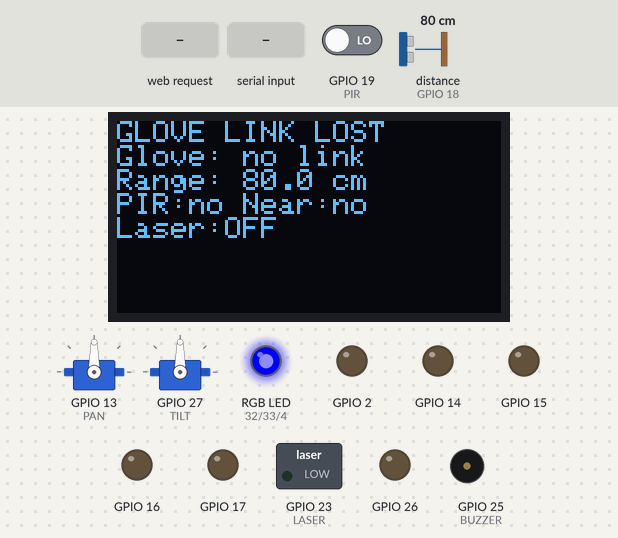
The sketch below on a simulated ESP32. Shown: 128×64 one-colour display, 2 × servo, switched loads named in the sketch (green lamp = pin HIGH), an RGB LED mixed from three pins (HIGH = lit), output pins drawn as LEDs (lit = HIGH), buzzer (waves = sounding, pin HIGH). Wiring (inferred from the names in the program): ultrasonic range finder: trigger GPIO 5; echo GPIO 18. The test bench sets the inputs (shaded band); at power-on: distance to the obstacle (sensor on GPIO 18) 80 cm, GPIO 19 (PIR) LOW. The echo pulse lasts 58.3 µs per cm; nothing arrives over Bluetooth unless stated; pins used as bus, display or sensor lines are not drawn; what the sketch prints to the serial monitor is not drawn.

Above: at 0.65 s.
1.3 s: distance to the obstacle (sensor on GPIO 18) set to 2 cm
At 1.8 s:
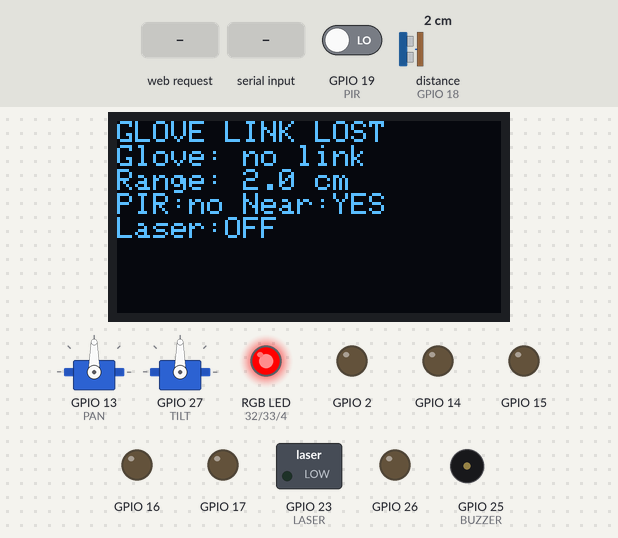
4.3 s: HTTP request GET /api/source?v=web received
At 6.8 s:
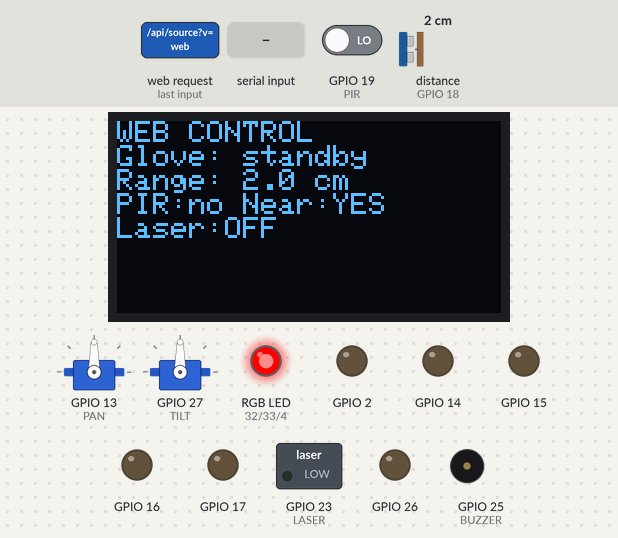
7.3 s: "t" received over Serial
At 8.2 s:
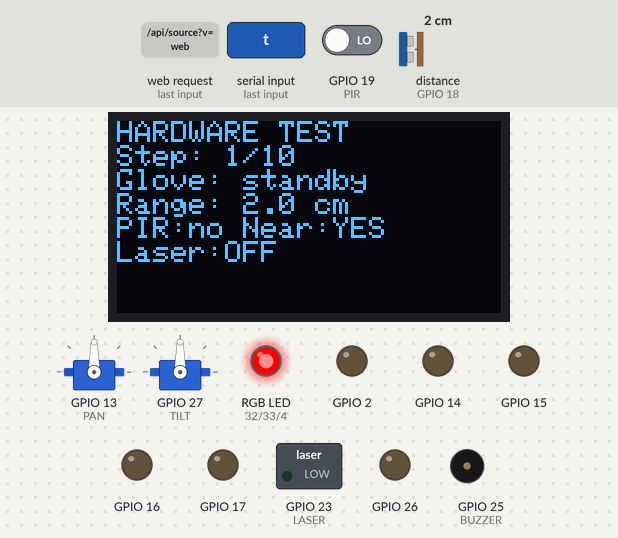
10.3 s: distance to the obstacle (sensor on GPIO 18) set to 60 cm
At 11.2 s:
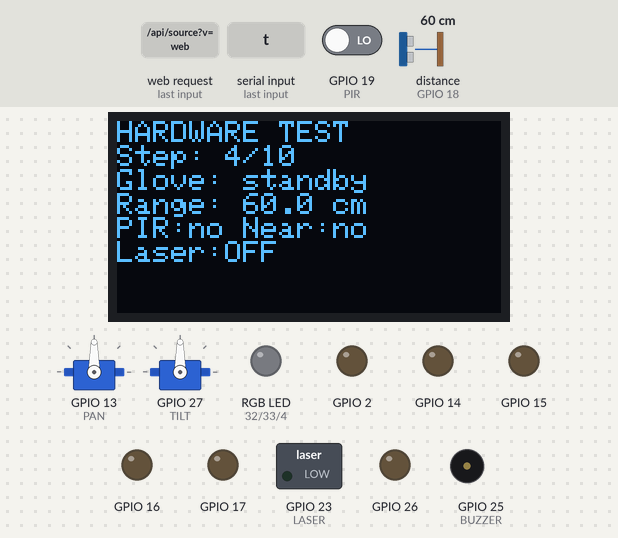
13.1 s: "glove" received over Serial
At 13.6 s:
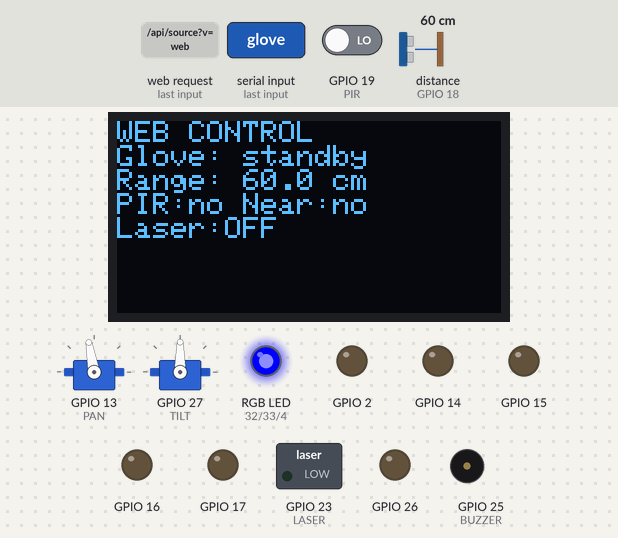
14.8 s: "V,45\n" received over Serial
At 15.1 s:
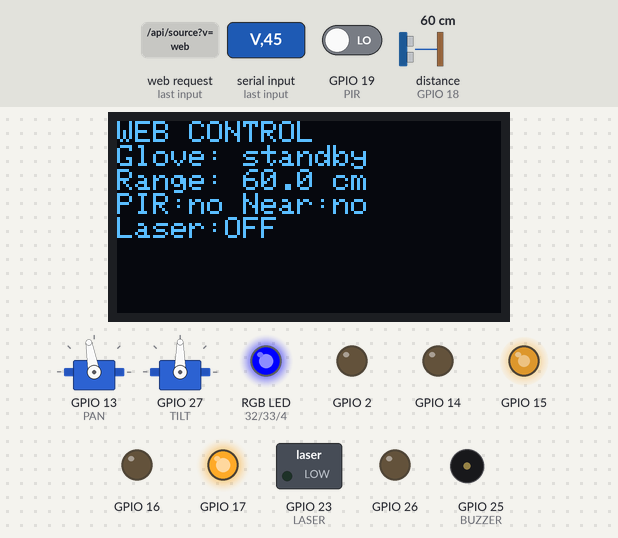
Timing chart, 0 to 17.8 s (numbered marks = the images above; inputs shaded):
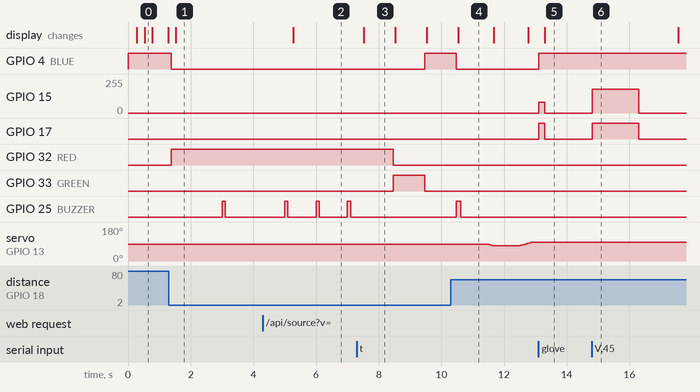

Measured:
- after the input at 1.3 s, GPIO 4 (BLUE): HIGH → LOW after 0.08 s; GPIO 32 (RED): LOW → HIGH after 0.08 s; GPIO 25 (BUZZER): LOW → HIGH after 1.7 s, → LOW 0.10 s later; the display: changes after 0.23 s (image 1)
- after the input at 4.3 s, GPIO 25 (BUZZER): alternates HIGH for 0.10 s and LOW for 0.90 s, starting after 1.7 s; the display: changes after 0.98 s (image 2)
- after the input at 7.3 s, GPIO 4 (BLUE): LOW → HIGH after 2.2 s; GPIO 32 (RED): HIGH → LOW after 1.2 s; GPIO 33 (GREEN): LOW → HIGH after 1.2 s, → LOW 1.0 s later; GPIO 25 (BUZZER): stops changing and stays LOW; the display: changes after 0.23 s (image 3)
- after the input at 10.3 s, the display: changes after 0.24 s (image 4)
- after the input at 13.1 s, GPIO 4 (BLUE): LOW → HIGH at once; GPIO 15: 0/255 → 80/255 at once, → 0/255 0.20 s later
- after the input at 14.8 s, GPIO 15: 0/255 → 179/255 at once, → 0/255 1.5 s later; GPIO 17: LOW → HIGH at once, → LOW 1.5 s later
- what the display in image 3 shows lasts 1.0 s, from 7.5 s to 8.5 s

The sketch:

turret.ino
```cpp
#include <Arduino.h>
#include <Wire.h>
#include <ESP32Servo.h>
#include <Adafruit_GFX.h>
#include <Adafruit_SSD1306.h>
#include <BLEDevice.h>
#include <BLEClient.h>
#include <BLEScan.h>
#include <WiFi.h>
#include <WebServer.h>
#include "WheelDrive.h"
#include "web_ui.h"

const char *SERVICE = "60184255-b28e-4200-a001-000000000001";
const char *DATA = "60184255-b28e-4200-a001-000000000002";
constexpr int PAN=13, TILT=27, TRIG=5, ECHO=18, PIR=19;
constexpr int LASER=23, BUZZER=25, RED=32, GREEN=33, BLUE=4;
// These outputs drive module logic inputs or transistor drivers, never loads.
constexpr bool RGB_COMMON_ANODE = false;
constexpr uint8_t OLED_ADDRESS = 0x3C;
constexpr bool PASSIVE_BUZZER = false; // true: tone(); false: active buzzer
Servo panServo, tiltServo;
WheelDrive wheels;
// Who drives the wheels: the glove over BLE, or the web page over WiFi.
enum Source { SRC_GLOVE, SRC_WEB };
Source source=SRC_GLOVE;
WebServer server(80);
// Phone and laptop join this network, then open http://192.168.4.1
const char *AP_SSID="GestureSentry";
const char *AP_PASS="sentry-drive";  // WPA2 needs at least 8 characters
int glovePan=90, gloveTilt=90;
Adafruit_SSD1306 display(128, 64, &Wire, -1);
bool oledOK=false, motion=false, nearObject=false;
BLEClient *client;
BLERemoteCharacteristic *remoteData=nullptr;
int pan=90, tilt=90, targetPan=90, targetTilt=90;  // servos stay centered; only the hardware test moves them
float distanceCm=-1;
uint32_t lastPacket=0, lastSequence=0, laserUntil=0;
uint32_t lastRead=0, lastServo=0, lastSense=0, lastDisplay=0, lastScan=0;
bool haveSequence=false, laserOn=false, wasEnabled=false;
uint32_t beepUntil=0;
bool diagnostic=false;
uint32_t diagnosticStarted=0;
int diagnosticPhase=-1;

void rgb(bool r, bool g, bool b) {
  digitalWrite(RED, r != RGB_COMMON_ANODE);
  digitalWrite(GREEN, g != RGB_COMMON_ANODE);
  digitalWrite(BLUE, b != RGB_COMMON_ANODE);
}
void buzzer(bool on) {
  if (PASSIVE_BUZZER) { if (on) tone(BUZZER, 2000); else noTone(BUZZER); }
  else digitalWrite(BUZZER, on);
}
void laserOff() { digitalWrite(LASER, LOW); laserOn=false; }
bool fresh() {
  return client && client->isConnected() && haveSequence && millis()-lastPacket < 300;
}

void connectGlove() {
  laserOff();
  wheels.update(false,90,90);
  buzzer(false);
  remoteData=nullptr;
  haveSequence=false;
  BLEScan *scan = BLEDevice::getScan();
  scan->setActiveScan(true);
  // Synchronous scan: outputs remain off; servos hold during reconnection.
  auto results = scan->start(1, false);
  (void)results;
  BLEScanResults *found = scan->getResults();
  for (int i=0; i<found->getCount(); ++i) {
    BLEAdvertisedDevice device = found->getDevice(i);
    if (!device.haveServiceUUID() || !device.isAdvertisingService(BLEUUID(SERVICE))) continue;
    if (client->connect(&device)) {
      BLERemoteService *service = client->getService(SERVICE);
      if (service) remoteData = service->getCharacteristic(DATA);
      if (!remoteData || !remoteData->canRead()) {
        remoteData=nullptr;
        client->disconnect();
      }
    }
    break;
  }
  scan->clearResults();
}

void readGlove() {
  if (!client->isConnected() || !remoteData) return;
  auto value = remoteData->readValue();
  unsigned long seq, evSeq=0;
  int p,t, ev=0, consumed=0, more=0;
  if (sscanf(value.c_str(), "%lu,%d,%d%n", &seq,&p,&t,&consumed) != 3 ||
      p<30 || p>150 || t<45 || t>135) return;
  if (consumed != (int)value.length()) {   // glove firmware appends ",evSeq,evCode"; validated, then ignored
    if (sscanf(value.c_str()+consumed, ",%lu,%d%n", &evSeq,&ev,&more) != 2 ||
        consumed+more != (int)value.length() || ev<0 || ev>6) return;
  }
  if (!haveSequence || seq != lastSequence) {
    lastSequence=seq; haveSequence=true; lastPacket=millis();
    glovePan=p; gloveTilt=t;
  }
}

// Switching source stops both paths. Wheels stay disabled until 'd' enables glove drive.
void setSource(Source next) {
  laserOff(); buzzer(false);
  wheels.stopManual();
  wheels.mode(false);
  haveSequence=false;
  source=next;
}

void sendStatus() {
  char body[160];
  snprintf(body,sizeof(body),
    "{\"source\":\"%s\",\"link\":%d,\"command\":\"%s\",\"armed\":%d,\"cm\":%.1f}",
    source==SRC_WEB ? "web" : "glove", client->isConnected() ? 1 : 0,
    WheelDrive::name(wheels.current()), wheels.isArmed() ? 1 : 0, distanceCm);
  server.send(200,"application/json",body);
}

void handleSource() {
  String value=server.arg("v");
  if (value=="web") setSource(SRC_WEB);
  else if (value=="glove") setSource(SRC_GLOVE);
  else { server.send(400,"text/plain","v must be glove or web"); return; }
  sendStatus();
}

void handleDrive() {
  if (source!=SRC_WEB) { server.send(409,"text/plain","web control not selected"); return; }
  int throttle=constrain(server.arg("t").toInt(),-100,100);
  int steer=constrain(server.arg("s").toInt(),-100,100);
  wheels.setManual(throttle,steer);
  server.send(200,"text/plain","ok");
}

void sense() {
  digitalWrite(TRIG, LOW); delayMicroseconds(2);
  digitalWrite(TRIG, HIGH); delayMicroseconds(10); digitalWrite(TRIG, LOW);
  unsigned long duration = pulseIn(ECHO, HIGH, 25000);
  distanceCm = duration ? duration * 0.0343f / 2 : -1;
  // HC-SR501 needs about 60 seconds to settle after power-up.
  motion = millis()>60000 && digitalRead(PIR);
  nearObject = distanceCm>0 && distanceCm<30;
}

void scanBus() {
  Serial.println("I2C scan (turret SDA21/SCL22):");
  int count=0;
  for (uint8_t address=1;address<127;++address) {
    Wire.beginTransmission(address);
    if (Wire.endTransmission()==0) {
      Serial.printf("I2C ACK 0x%02X\n",address); ++count;
    }
  }
  Serial.printf("I2C devices=%d OLED buffer=%d servoPanHz=%lu servoTiltHz=%lu wheelAHz=%lu wheelBHz=%lu\n",
    count,oledOK,(unsigned long)ledcReadFreq(PAN),(unsigned long)ledcReadFreq(TILT),(unsigned long)ledcReadFreq(WheelDrive::ENA),(unsigned long)ledcReadFreq(WheelDrive::ENB));
  Serial.printf("I2C diagnostic uptime=%lu PIRraw=%d PIRwarmup=%d servoAttached=%d/%d wheelDuty=%lu/%lu\n",
    (unsigned long)millis(),digitalRead(PIR),millis()<60000,panServo.attached(),tiltServo.attached(),
    (unsigned long)ledcRead(WheelDrive::ENA),(unsigned long)ledcRead(WheelDrive::ENB));
  Serial.println("ACK/configuration does not prove visible display or physical movement.");
}

void diagnosticTick(uint32_t now) {
  int phase=(now-diagnosticStarted)/1000;
  if (phase==diagnosticPhase) return;
  diagnosticPhase=phase;
  buzzer(false); rgb(false,false,false);
  switch (phase) {
    case 0: Serial.println("TEST RGB RED + OLED text"); rgb(true,false,false); break;
    case 1: Serial.println("TEST RGB GREEN"); rgb(false,true,false); break;
    case 2: Serial.println("TEST RGB BLUE"); rgb(false,false,true); break;
    case 3: Serial.println("TEST BUZZER 150ms"); break;
    case 4: Serial.println("TEST PAN -> 80 degrees"); targetPan=80; break;
    case 5: Serial.println("TEST PAN -> 100 degrees"); targetPan=100; break;
    case 6: Serial.println("TEST PAN -> 90 degrees"); targetPan=90; break;
    case 7: Serial.println("TEST TILT -> 80 degrees"); targetTilt=80; break;
    case 8: Serial.println("TEST TILT -> 100 degrees"); targetTilt=100; break;
    case 9: Serial.println("TEST TILT -> 90 degrees"); targetTilt=90; break;
    default:
      diagnostic=false; targetPan=targetTilt=90;
      Serial.println("TEST sequence complete; wheels disabled, laser off. Confirm visible/light/sound responses."); break;
  }
}

void commands() {
  while (Serial.available()) {
    char command=Serial.read();
    switch (command) {
      case 'U': case 'V': case 'J': case 'K': {
        diagnostic=false; laserOff(); wheels.mode(false);
        int l=command=='U' ? 180 : command=='J' ? -180 : 0;
        int r=command=='V' ? 180 : command=='K' ? -180 : 0;
        Serial.printf("TEST WHEEL %s %s 1500ms duty180 accepted=%d\n",
          l ? "LEFT":"RIGHT", (l+r)>0 ? "forward":"reverse", wheels.testPulse(l,r,1500));
        break;
      }
      case 'p':
        Serial.printf("WHEEL pins IN1=%d IN2=%d IN3=%d IN4=%d ENA=%lu ENB=%lu armed=%d\n",
          digitalRead(WheelDrive::IN1),digitalRead(WheelDrive::IN2),digitalRead(WheelDrive::IN3),digitalRead(WheelDrive::IN4),
          (unsigned long)ledcRead(WheelDrive::ENA),(unsigned long)ledcRead(WheelDrive::ENB),wheels.isArmed());
        break;
      case 'u':
        diagnostic=false; laserOff(); wheels.mode(false);
        Serial.println(wheels.testPulse(80,0) ? "TEST WHEEL LEFT forward 200ms duty80" : "TEST WHEEL FAILED: PWM unavailable");
        break;
      case 'v':
        diagnostic=false; laserOff(); wheels.mode(false);
        Serial.println(wheels.testPulse(0,80) ? "TEST WHEEL RIGHT forward 200ms duty80" : "TEST WHEEL FAILED: PWM unavailable");
        break;
      case 'i': scanBus(); break;
      case 't':
        wheels.mode(false); laserOff();
        diagnostic=true;
        diagnosticStarted=millis(); diagnosticPhase=-1;
        Serial.println("TEST starting: RGB/OLED/buzzer/servos; wheels and laser remain OFF");
        scanBus(); diagnosticStarted=millis(); break;
      case 's':
      case 'h': diagnostic=false; buzzer(false); wheels.mode(false); laserOff(); break;
      case 'd': diagnostic=false; wheels.mode(true); laserOff(); break;   // enable glove drive; the car still needs a HOLD pose to arm
      case 'l': // Manual one-second pulse, only with a live glove link.
        if (fresh()) {
          laserUntil=millis()+1000; laserOn=true; digitalWrite(LASER,HIGH);
        }
        break;
      case '0': laserOff(); break;
    }
  }
}

void setup() {
  Serial.begin(115200);
  for (int pin : {TRIG,LASER,BUZZER,RED,GREEN,BLUE}) pinMode(pin, OUTPUT);
  pinMode(ECHO,INPUT); pinMode(PIR,INPUT);
  laserOff(); buzzer(false); rgb(false,false,true);
  Wire.begin(21,22);
  Wire.setTimeOut(25);
  oledOK=display.begin(SSD1306_SWITCHCAPVCC, OLED_ADDRESS);
  panServo.setPeriodHertz(50); tiltServo.setPeriodHertz(50);
  // Conservative pulse range; calibrate to your servo and mechanical limits.
  panServo.attach(PAN,1000,2000); tiltServo.attach(TILT,1000,2000);
  panServo.write(pan); tiltServo.write(tilt);
  Serial.println(wheels.begin() ? "Wheel PWM ready (L298N); wheels disarmed" : "Wheel PWM initialization FAILED; drive disabled");
  BLEDevice::init("GestureTurret");
  client=BLEDevice::createClient();
  WiFi.mode(WIFI_AP);
  WiFi.setSleep(false);   // no modem sleep: lower latency for drive commands
  WiFi.softAP(AP_SSID,AP_PASS);
  server.on("/", []() { server.send_P(200,"text/html",WEB_UI); });
  server.on("/api/status", sendStatus);
  server.on("/api/source", handleSource);
  server.on("/api/drive", handleDrive);
  server.begin();
  Serial.printf("WEB control: join WiFi '%s' (password %s) and open http://%s\n",AP_SSID,AP_PASS,WiFi.softAPIP().toString().c_str());
  Serial.println("d=enable glove drive s/h=stop+disable l=laser 1s 0=laser off i=I2C scan t=hardware test");
}

void loop() {
  commands();
  server.handleClient();
  uint32_t now=millis();
  if (laserOn && (!fresh() || (int32_t)(now-laserUntil)>=0)) laserOff();
  // In web mode the glove is ignored: no scanning (the scan blocks for a second) and no reads.
  if (!diagnostic && source==SRC_GLOVE && !client->isConnected() && now-lastScan>=2000) {
    lastScan=now; connectGlove(); now=millis();
  }
  if (!diagnostic && source==SRC_GLOVE && now-lastRead>=50) { lastRead=now; readGlove(); now=millis(); }
  if (now-lastSense>=150) { lastSense=now; sense(); now=millis(); }
  bool live=fresh();
  wheels.update(live && source==SRC_GLOVE,glovePan,gloveTilt);
  if (!live) laserOff();
  if (diagnostic) diagnosticTick(now);
  if (now-lastServo>=20) {
    lastServo=now;
    if (pan<targetPan) ++pan; else if (pan>targetPan) --pan;
    if (tilt<targetTilt) ++tilt; else if (tilt>targetTilt) --tilt;
    panServo.write(pan); tiltServo.write(tilt);
  }
  bool alert=motion || nearObject;
  if (diagnostic) buzzer(diagnosticPhase==3 && (now-diagnosticStarted)%1000<150);
  else {
    // Long beep when the glove turns drive on.
    bool driveOn=wheels.isEnabled();
    if (driveOn && !wasEnabled) beepUntil=now+400;
    wasEnabled=driveOn;
    buzzer((alert && (now%1000)<100) || (int32_t)(beepUntil-now)>0);
    rgb(alert, live && !alert, !live && !alert);
  }
  if (now-lastDisplay>=250) {
    lastDisplay=now;
    if (oledOK) {
      display.clearDisplay(); display.setTextColor(SSD1306_WHITE); display.setTextSize(1); display.setCursor(0,0);
      if (diagnostic) { display.println("HARDWARE TEST"); display.printf("Step: %d/10\n",diagnosticPhase+1); }
      else if (source==SRC_WEB) display.println("WEB CONTROL");
      else if (!live) display.println("GLOVE LINK LOST");
      else if (!wheels.isEnabled()) display.println("DRIVE OFF: roll R 1.5s");
      else display.println(wheels.isArmed() ? WheelDrive::name(wheels.current()) : "ARM: HOLD FLAT");
      display.printf("Glove: %s\n",source==SRC_WEB ? "standby" : live ? "CONNECTED" : "no link");
      if (distanceCm<0) display.println("Range: no echo");
      else display.printf("Range: %.1f cm\n",distanceCm);
      display.printf("PIR:%s Near:%s\n",motion?"YES":"no",nearObject?"YES":"no");
      display.printf("Laser:%s\n",laserOn?"ON":"OFF");
      display.display();
    }
    Serial.printf("link=%d cmd=%s enabled=%d armed=%d cm=%.1f PIR=%d\n",live,WheelDrive::name(wheels.current()),wheels.isEnabled(),wheels.isArmed(),distanceCm,motion);
  }
  delay(2);
}
```

Source omitted: WheelDrive.h (7426 bytes), web_ui.h (13037 bytes)
